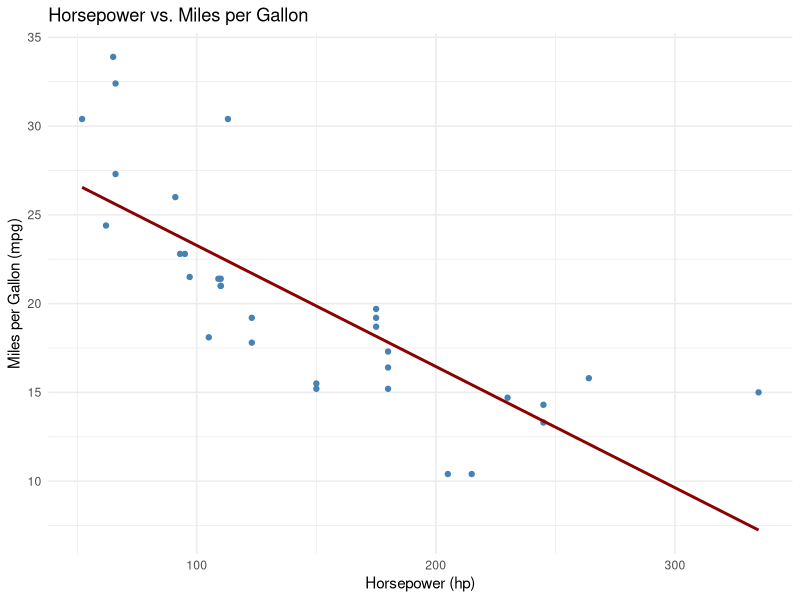
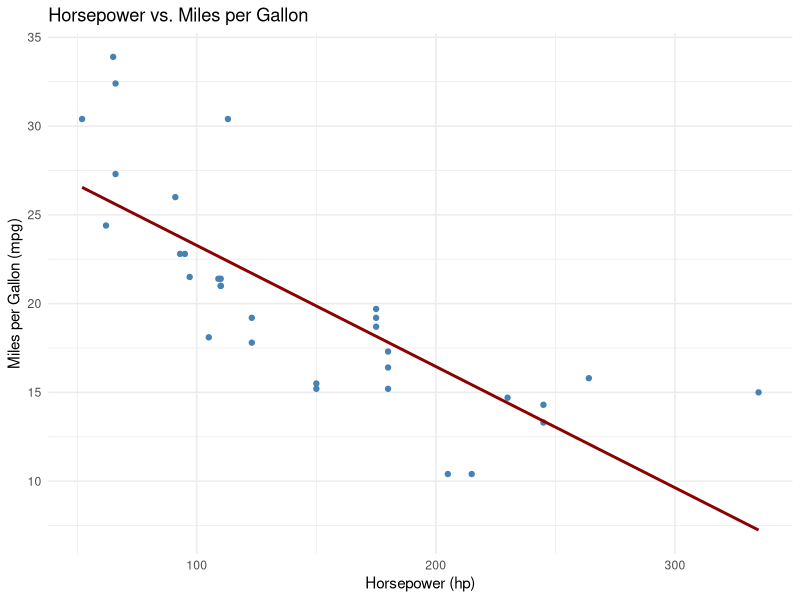

These figures' R source, in order:
# Simple Analysis of the 'mtcars' Dataset
# Author: Your Name
# Date: 2025-04-02

# Load necessary libraries
library(ggplot2)

# Load dataset
data("mtcars")
df <- mtcars

# Basic summary
cat("Summary of dataset:\n")
print(summary(df))

# Correlation between horsepower and miles per gallon
cor_hp_mpg <- cor(df$hp, df$mpg)
cat("\nCorrelation between horsepower and mpg:", round(cor_hp_mpg, 2), "\n")

# Scatter plot with regression line
ggplot(df, aes(x = hp, y = mpg)) +
  geom_point(color = "steelblue") +
  geom_smooth(method = "lm", se = FALSE, color = "darkred") +
  labs(
    title = "Horsepower vs. Miles per Gallon",
    x = "Horsepower (hp)",
    y = "Miles per Gallon (mpg)"
  ) +
  theme_minimal()

# Fit linear model
model <- lm(mpg ~ hp, data = df)
cat("\nLinear model summary:\n")
print(summary(model))

# Save model summary to a text file
sink("model_summary.txt")
cat("Linear Model Summary\n")
print(summary(model))
sink()

# Save the plot
ggsave("hp_vs_mpg_plot.png")
